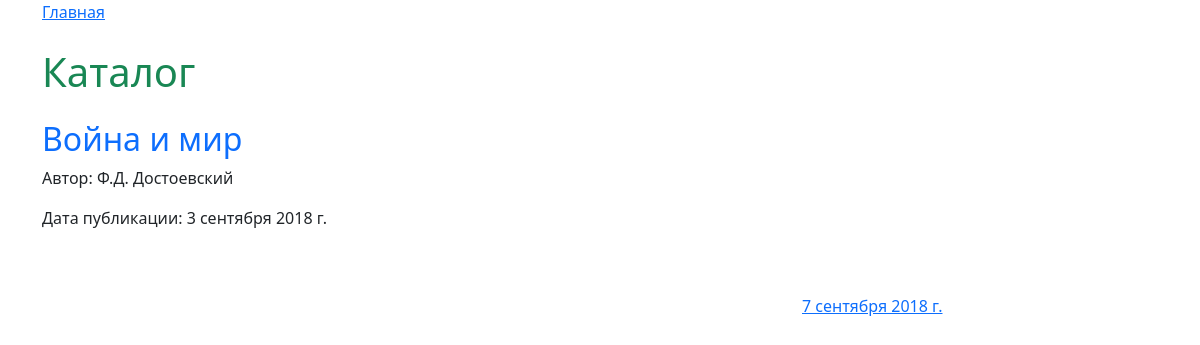
/books/2018-9-3, run on the app's committed database.
### library/models.py (models this page shows, shortened)
class Book(models.Model):
    name = models.CharField(max_length=100)
    author = models.CharField(max_length=100)
    date_pub = models.DateField()

### library/views.py (the view)
# urls.py: path('<int:year>-<int:month>-<int:day>', list_books_for_date, name='list_books_for_date'),
def list_books_for_date(request, year, month, day):
    day = date(year, month, day)
    date_set = set()
    for i in Book.objects.all():
        date_set.add(i.date_pub)
    list_date = sorted(list(date_set))
    index_next_date = None
    index_previous_date = None
    if list_date.index(day) != 0:
        index_previous_date = list_date.index(day) - 1
    if list_date.index(day) != len(list_date) - 1:
        index_next_date = list_date.index(day) + 1
    previous_date = None
    if index_previous_date is not None:
        previous_date = list_date[index_previous_date]
    next_date = None
    if index_next_date is not None:
        next_date = list_date[index_next_date]
    my_dict = {
            'books': Book.objects.filter(date_pub=day),
            'title': f'Книги с датой {day}',
            'next_date': next_date,
            'prev_date': previous_date
        }
    return render(request, 'library/list_books_for_date.html', my_dict)

### library/templates/library/list_books_for_date.html (shortened to what this page needs)
{% extends 'phones/base.html' %}
{% block main %}
<div class="container">
    <div class="row mb-3">
        <h1 class="text-success">Каталог</h1>
    </div>
    <div class="row">
        {% for book in books %}
        <div class="col-sm-4 mb-5">
            <h2 class="text-primary">{{book.name}}</h2>
            <p>Автор: {{book.author}}</p>
            <p>Дата публикации: {{book.date_pub}}</p>
        </div>
        {% endfor %}
    </div>
    <div class="row mb-3">
        <div class="col-sm-4">
        </div>
        <div class="col-sm-4">
        </div>
        <div class="col-sm-4">
            {% if next_date %}
            <p><a href="{% url 'library:list_books'%}{{next_date.year}}-{{next_date.month}}-{{next_date.day}}">{{next_date}}</a></p>
            {% endif %}
        </div>
    </div>
</div>
{% endblock main %}

### data on the page
Book: name "Война и мир", author "Ф.Д. Достоевский", date_pub "3 сентября 2018 г."
Book: date_pub "7 сентября 2018 г."
